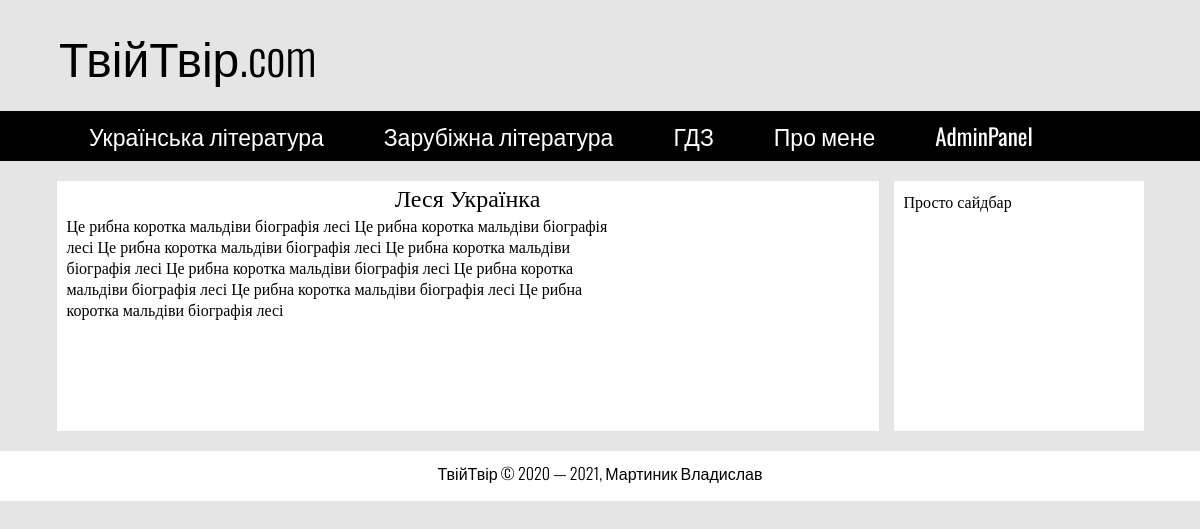
The page /authors/16 on the database its author committed.
### tables this page shows
CREATE TABLE `authors` (
  `id` int NOT NULL,
  `first_name` varchar(255) NOT NULL COMMENT 'Ім''я письменника',
  `last_name` varchar(255) NOT NULL COMMENT 'Прізвище письменника',
  `short_biography` text NOT NULL COMMENT 'Коротка частина біографії',
  `biography` text NOT NULL COMMENT 'Біографія'
);

### config/routes.php (called while the page is built)
<?php
return array(
	'login' => 'login/index',
	'admnpanel/addauthor' => 'adminpanel/addauthor',
	'admnpanel/addwriting' => 'adminpanel/addwriting',
	'admnpanel/update/author/([1-9]+)' => 'adminpanel/updateauthor/$1',
	'admnpanel/update/writing/([1-9]+)' => 'adminpanel/updatewriting/$1',
	'admnpanel/update' => 'adminpanel/update',
	'admnpanel/delete/author/([1-9]+)' => 'adminpanel/deleteAuthor/$1',
	'admnpanel/delete/writing/([1-9]+)' => 'adminpanel/deleteWriting/$1',
	'admnpanel/delete' => 'adminpanel/delete',
	'admnpanel/select/author/([1-9]+)' => 'adminpanel/selectAuthor/$1',
	'admnpanel/select/writing/([1-9]+)' => 'adminpanel/selectWriting/$1',
	'admnpanel/logout' => 'adminpanel/logout',
	'admnpanel' => 'adminpanel/index',
 	'authors/([1-9]+)' => 'authors/view/$1',
	'authors' => 'authors/index',
	'writings/([1-9]+)' => 'writings/view/$1',
	'' => 'site/index',
);

### index.php (called while the page is built, shortened)
<?php
require_once(ROOT.'/components/Router.php');
$router = new Router();
$router->run();

### models/Authors.php (called while the page is built, shortened)
<?php
class Authors
{
  public static function getAuthorNameById($id)
  {
    $id = intval($id);
    if ($id) {
      $db = Db::getConnection();
      $result = $db->query("SELECT first_name, last_name, biography FROM authors WHERE id=" . $id);
      $authorName = $result->fetch(PDO::FETCH_ASSOC);
      return $authorName;
    }
  }
}

### views/Authors/authorInfo.php (the view, shortened to what this page needs)
<?php require_once(ROOT.'/views/header.php') ?>
      <div class="row">
        <div class="content">
          <h2 class="content-name"><?php echo $author['first_name'] . ' ' . $author['last_name'] ?></h2>
            <div class="content-text">
              <div class="biography">
                <?php echo $author['biography'] ?>
              </div>
              <div class="writings-list">
            </div>
            </div>
        </div>
        <div class="sidebar">
          <?php require_once(ROOT.'/views/sidebar.php') ?>
        </div>
      </div>
      <div class="footer">
        <?php require_once(ROOT.'/views/footer.php') ?>
      </div>
    </div>
  </body>
</html>

### components/Router.php (shortened to what this page needs)
<?php
class Router
{
	private $routes;
	public function __construct()
	{
		$routesPath = ROOT.'/config/routes.php';
		$this->routes = include($routesPath);
	}
	private function getURI()
	{
		if (!empty($_SERVER['REQUEST_URI'])) {
		return trim($_SERVER['REQUEST_URI'], '/');
		}
	}
	public function run()
	{
		$uri = $this->getURI();
		foreach ($this->routes as $uriPattern => $path) {
			if(preg_match("~$uriPattern~", $uri)) {
				$internalRoute = preg_replace("~$uriPattern~", $path, $uri);
				$segments = explode('/', $internalRoute);
				$controllerName = array_shift($segments).'Controller';
				$actionName = 'action'.ucfirst((array_shift($segments)));
				$paremeters = $segments;
				$controllerObject = new $controllerName;
				$result = call_user_func_array(array($controllerObject, $actionName), $paremeters);
				if ($result != null) {
					break;
				}
			}
		}
	}
}

### views/header.php (shortened to what this page needs)
<!DOCTYPE html>
<html lang="uk">
  <head>
    <link rel="stylesheet" href="../css/style.css">
  </head>
  <body>
    <div class="wrapper">
      <div class="header">
        <div class="header-top">
          <a href="/" class="logo">ТвійТвір.com</a>
        </div>
        <div class="header-bottom">
          <nav class="menu">
            <ul class="topmenu">
                <li><a href="/authors/">Українська література</a></li>
                <li><a href="">Зарубіжна література</a></li>
                <li><a href="">ГДЗ</a></li>
                <li><a href="">Про мене</a></li>
                <li><a href="/login">AdminPanel</a></li>
            </ul>
          </nav>
        </div>
      </div>

### views/sidebar.php
Просто сайдбар

### views/footer.php
<p class="foot-info">ТвійТвір © 2020 — 2021, Мартиник Владислав</p>

### css/style.css (style rules this page uses)
* { box-sizing: border-box; }
body { background: #e5e5e5; font-size: 100%; margin: 0 auto; }
.header { display: flex; flex-direction: column; }
.header-top { text-align: left; }
.header a { text-decoration: none; display: block; }
.logo { color: black; font-size: 3em; padding: 20px 0; max-width: 1370px; width: 100%; margin: 0 auto; font-family: 'Oswald', sans-serif; font-weight: 300; }
.header-bottom { background: black; }
.menu { display: table; max-width: 1370px; width: 100%; margin: 0 auto; }
.menu > ul { list-style: none; margin: 0; padding: 0; }
.topmenu::after { content: ""; display: table; clear: both; }
.topmenu > li { float: left; position: relative; }
.topmenu > li > a { font-family: 'Oswald', sans-serif; font-weight: 400; font-size: 23px; color: white; padding: 8px 30px; }
.row { width: 100%; max-width: 1370px; padding: 0px; margin: 20px auto; display: flex; justify-content: center; align-items: flex-start; }
.row div { background: white; color: black; text-align: left; }
.content { min-height: 250px; max-width: 1090px; width: 80%; font-family: 'Roboto Slab', serif; margin-right: 30px; }
.content-name { font-weight: 500; text-align: center; margin: 1px; }
.content-text { padding: 0 10px; display: flex; justify-content: space-around; }
.sidebar { width: 19%; max-width: 250px; min-height: 250px; padding: 10px; font-family: 'Roboto Slab', serif; }
.footer { margin: 0 auto; width: 100%; min-height: 50px; background: white; text-align: center; font-family: 'Oswald', sans-serif; font-weight: 300; }
.foot-info { padding-top: 10px; }
@media screen and (min-width:1110px) and (max-width:1370px) { body { margin: 0 auto; } }
@media screen and (min-width:1110px) and (max-width:1370px) { .content { width: 60%; min-width: 822px; margin-right: 15px; } }
@media screen and (min-width:1110px) and (max-width:1370px) { .logo { width: 79%; min-width: 1082px; } }
@media screen and (min-width:1110px) and (max-width:1370px) { .menu { min-width: 1082px; width: 79%; } }
@media screen and (min-width:1110px) and (max-width:1370px) { .sidebar { min-width: 250px; } }

### rows shown on the page
authors: first_name "Леся", last_name "Українка", biography "Це рибна коротка мальдіви біографія лесі Це рибна коротка мальдіви біографія лесі Це рибна коротка мальдіви біографія лесі Це рибна коротка мальдіви біографія лесі Це рибна коротка мальдіви біографія лесі Це рибна коротка мальдіви біографія лесі Це рибна коротка мальдіви біографія лесі Це рибна коротка мальдіви біографія лесі"
